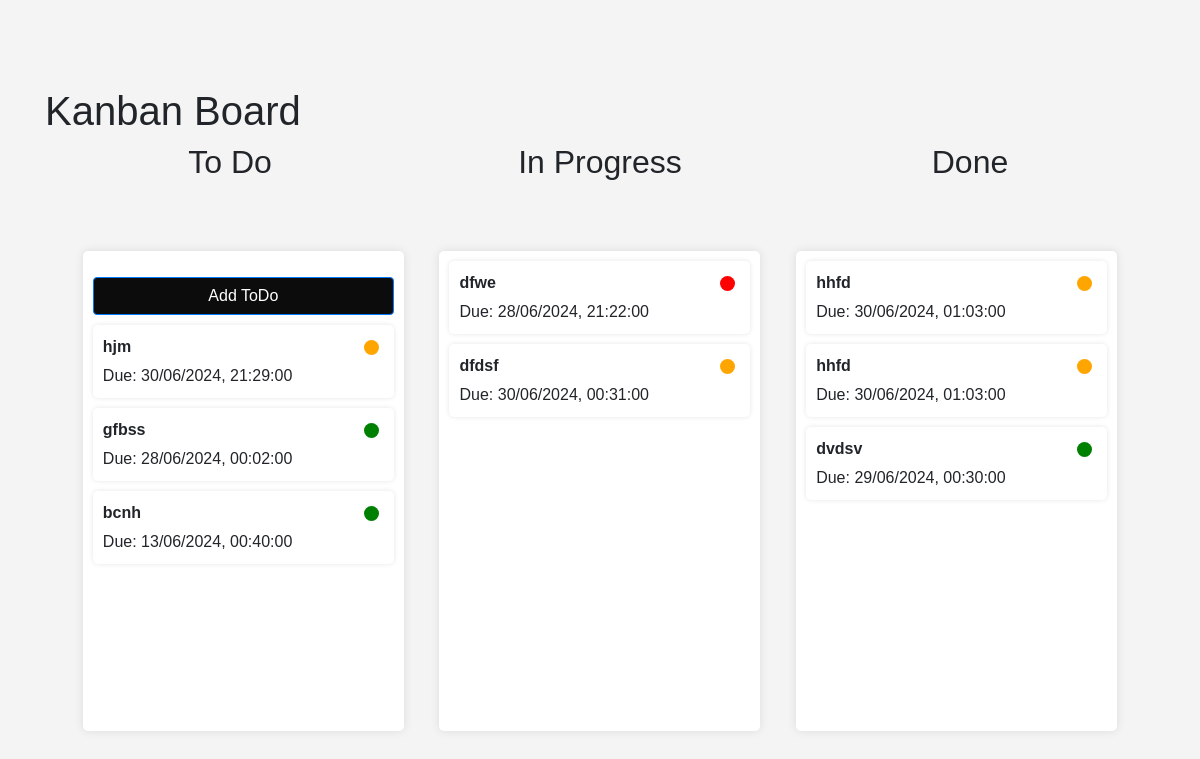
The app's page / (signed in) with its own data.
### todo/models.py (models this page shows, shortened)
class ToDoItem(models.Model):
    STAGE_CHOICES = [
        ('todo', 'To Do'),
        ('in_progress', 'In Progress'),
        ('done', 'Done')
    ]
    user = models.ForeignKey(User, on_delete=models.CASCADE)
    category = models.ForeignKey(Category, on_delete=models.SET_NULL, null=True, blank=True)
    project = models.ForeignKey(Project, on_delete=models.SET_NULL, null=True, blank=True)
    title = models.CharField(max_length=100)
    description = models.TextField()
    created_at = models.DateTimeField(auto_now_add=True)
    due_date = models.DateTimeField(null=True, blank=True)
    priority = models.CharField(max_length=10, choices=[('low', 'Low'), ('medium', 'Medium'), ('high', 'High')], default='medium')
    completed = models.BooleanField(default=False)
    recurring_interval = models.CharField(max_length=50, blank=True, null=True)
    stage = models.CharField(max_length=20, choices=STAGE_CHOICES, default='todo')
    tags = models.ManyToManyField(Tag, blank=True, related_name='todo_items')
    collaborators = models.ManyToManyField(User, through='Collaborator', related_name='collaborations')

### todo/views.py (the view)
# urls.py: path('', todo_views.index, name='index'),
@login_required
def index(request):
    todos = ToDoItem.objects.filter(user=request.user)
    return render(request, 'todo/kanban_board.html', {'todos': todos, 'users': User.objects.all()})

### todo/templates/todo/kanban_board.html (shortened to what this page needs)
{% extends "base.html" %}
{% load static %}
{% block extra_css %}
<link rel="stylesheet" href="{% static 'css/kanban_board.css' %}">
{% endblock extra_css %}
{% block content %}
<div class="container mt-5">
    <h1>Kanban Board</h1>
    <div class="kanban-board-container">
        <div class="kanban-board-headers">
            <h2>To Do</h2>
            <h2>In Progress</h2>
            <h2>Done</h2>
        </div>
        <div class="kanban-board">
            <div class="kanban-column" id="todo-column">
                <button class="btn btn-primary mt-3 add-todo">Add ToDo</button>
                <div id="todo-items">
                    {% for todo in todos %}
                        {% if todo.stage == 'todo' %}
                            <div class="kanban-item" data-id="{{ todo.id }}">
                                <div class="kanban-summary">
                                    <strong>{{ todo.title }}</strong>
                                    <p>Due: {{ todo.due_date|date:"d/m/Y, H:i:s" }}</p>
                                    <div class="priority-circle {{ todo.priority }}" data-id="{{ todo.id }}"></div>
                                </div>
                            </div>
                        {% endif %}
                    {% endfor %}
                </div>
            </div>
            <div class="kanban-column" id="inprogress-column">
                <div id="inprogress-items">
                    {% for todo in todos %}
                        {% if todo.stage == 'in_progress' %}
                            <div class="kanban-item" data-id="{{ todo.id }}">
                                <div class="kanban-summary">
                                    <strong>{{ todo.title }}</strong>
                                    <p>Due: {{ todo.due_date|date:"d/m/Y, H:i:s" }}</p>
                                    <div class="priority-circle {{ todo.priority }}" data-id="{{ todo.id }}"></div>
                                </div>
                            </div>
                        {% endif %}
                    {% endfor %}
                </div>
            </div>
            <div class="kanban-column" id="done-column">
                <div id="done-items">
                    {% for todo in todos %}
                        {% if todo.stage == 'done' %}
                            <div class="kanban-item" data-id="{{ todo.id }}">
                                <div class="kanban-summary">
                                    <strong>{{ todo.title }}</strong>
                                    <p>Due: {{ todo.due_date|date:"d/m/Y, H:i:s" }}</p>
                                    <div class="priority-circle {{ todo.priority }}" data-id="{{ todo.id }}"></div>
                                </div>
                            </div>
                        {% endif %}
                    {% endfor %}
                </div>
            </div>
        </div>
    </div>
</div>
{% endblock content %}

### hackathon/static/css/styles.css (style rules this page uses)
body { font-family: Arial, sans-serif; background-color: #f4f4f4; margin: 0; padding: 0; display: flex; justify-content: center; align-items: center; height: 100vh; padding-bottom: 290px; }
h2 { margin-bottom: 20px; }
button { width: 100%; padding: 10px; background-color: #5cb85c; color: white; border: none; border-radius: 5px; cursor: pointer; }
.kanban-board { display: flex; justify-content: space-around; padding: 20px; }
.kanban-column { width: 30%; background: #f8f9fa; border-radius: 10px; padding: 10px; box-shadow: 0 0 10px rgba(0, 0, 0, 0.1); }
.kanban-item { background: white; border-radius: 5px; margin-bottom: 10px; padding: 10px; box-shadow: 0 0 5px rgba(0, 0, 0, 0.1); cursor: move; }

### hackathon/static/css/kanban_board.css (style rules this page uses)
body { font-family: Arial, sans-serif; background-color: #f4f4f4; margin: 0; padding: 0; display: flex; justify-content: center; align-items: center; height: 100vh; }
.container { width: 100%; }
.kanban-board-container { width: 100%; margin: auto; }
.kanban-board-headers { display: flex; justify-content: space-around; margin-bottom: 20px; }
.kanban-board-headers h2 { width: 30%; text-align: center; }
.kanban-board { display: flex; justify-content: space-around; }
.kanban-column { width: 30%; display: flex; flex-direction: column; height: 60vh; overflow-y: auto; background-color: #fff; margin: 10px; padding: 10px; border-radius: 5px; box-shadow: 0 0 10px rgba(0, 0, 0, 0.1); position: relative; }
.add-todo { position: sticky; top: 0; width: 100%; z-index: 1; background-color: #0c0c0c; margin-bottom: 10px; }
.kanban-summary { display: flex; flex-direction: column; position: relative; }
.kanban-summary strong { margin-bottom: 5px; }
.kanban-summary p { margin: 0; }
.priority-circle { width: 15px; height: 15px; border-radius: 50%; position: absolute; top: 5px; right: 5px; }
.priority-circle.low { background-color: green; }
.priority-circle.medium { background-color: orange; }
.priority-circle.high { background-color: red; }

### records on screen
ToDoItem: title "hjm", due_date "30/06/2024, 21:29:00"
ToDoItem: title "gfbss", due_date "28/06/2024, 00:02:00"
ToDoItem: title "bcnh", due_date "13/06/2024, 00:40:00"
ToDoItem: title "dfwe", due_date "28/06/2024, 21:22:00"
ToDoItem: title "dfdsf", due_date "30/06/2024, 00:31:00"
ToDoItem: title "hhfd", due_date "30/06/2024, 01:03:00"
ToDoItem: title "hhfd", due_date "30/06/2024, 01:03:00"
ToDoItem: title "dvdsv", due_date "29/06/2024, 00:30:00"
